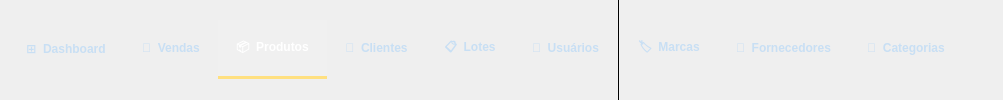
    <widget class="QFrame" name="frameNavBar">
     <property name="minimumHeight"><number>44</number></property>
     <property name="maximumHeight"><number>44</number></property>
     <property name="styleSheet">
      <string notr="true">
       QFrame#frameNavBar { background-color: #1a5fa0; }
       QPushButton {
        background-color: transparent;
        color: #c8dff4;
        font-size: 12px;
        font-weight: bold;
        border: none;
        border-bottom: 3px solid transparent;
        min-height: 44px;
        padding: 6px 18px;
       }
       QPushButton:hover {
        color: white;
        background-color: rgba(255,255,255,15);
        border-bottom: 3px solid rgba(255,255,255,60);
       }
       QPushButton:checked {
        color: white;
        background-color: rgba(255,255,255,20);
        border-bottom: 3px solid #ffe080;
       }
       /* Sub-itens de catálogo (marcas/fornec/categ) — fonte menor */
       QPushButton[navSub="true"] {
        font-size: 11px;
        padding: 4px 12px;
        color: #a8d4f0;
       }
       QPushButton[navSub="true"]:hover  { color: white; }
       QPushButton[navSub="true"]:checked { color: white; }
      </string>
     </property>
     <layout class="QHBoxLayout" name="navHLayout">
      <property name="spacing"><number>0</number></property>
      <property name="leftMargin"><number>8</number></property>
      <property name="topMargin"><number>0</number></property>
      <property name="rightMargin"><number>0</number></property>
      <property name="bottomMargin"><number>0</number></property>
      <item>
       <widget class="QPushButton" name="btnNavDashboard">
        <property name="text"><string>⊞  Dashboard</string></property>
        <property name="checkable"><bool>true</bool></property>
       </widget>
      </item>
      <item>
       <widget class="QPushButton" name="btnNavVendas">
        <property name="text"><string>🛒  Vendas</string></property>
        <property name="checkable"><bool>true</bool></property>
       </widget>
      </item>
      <item>
       <widget class="QPushButton" name="btnNavProdutos">
        <property name="text"><string>📦  Produtos</string></property>
        <property name="checkable"><bool>true</bool></property>
        <property name="checked"><bool>true</bool></property>
       </widget>
      </item>
      <item>
       <widget class="QPushButton" name="btnNavClientes">
        <property name="text"><string>👥  Clientes</string></property>
        <property name="checkable"><bool>true</bool></property>
       </widget>
      </item>
      <item>
       <widget class="QPushButton" name="btnNavLotes">
        <property name="text"><string>📋  Lotes</string></property>
        <property name="checkable"><bool>true</bool></property>
       </widget>
      </item>
      <item>
       <widget class="QPushButton" name="btnNavUsuarios">
        <property name="text"><string>🔑  Usuários</string></property>
        <property name="checkable"><bool>true</bool></property>
       </widget>
      </item>
      <item>
       <widget class="QFrame" name="navSeparator">
        <property name="minimumWidth"><number>1</number></property>
        <property name="maximumWidth"><number>1</number></property>
        <property name="styleSheet"><string notr="true">background-color:rgba(255,255,255,40);</string></property>
        <property name="frameShape"><enum>QFrame::VLine</enum></property>
       </widget>
      </item>
      <item>
       <widget class="QPushButton" name="btnNavMarcas">
        <property name="text"><string>🏷  Marcas</string></property>
        <property name="checkable"><bool>true</bool></property>
       </widget>
      </item>
      <item>
       <widget class="QPushButton" name="btnNavFornecedores">
        <property name="text"><string>🚚  Fornecedores</string></property>
        <property name="checkable"><bool>true</bool></property>
       </widget>
      </item>
      <item>
       <widget class="QPushButton" name="btnNavCategorias">
        <property name="text"><string>📂  Categorias</string></property>
        <property name="checkable"><bool>true</bool></property>
       </widget>
      </item>
      <item>
       <spacer name="navSpacer">
        <property name="orientation"><enum>Qt::Horizontal</enum></property>
        <property name="sizeHint" stdset="0"><size><width>40</width><height>10</height></size></property>
       </spacer>
      </item>
     </layout>
    </widget>
